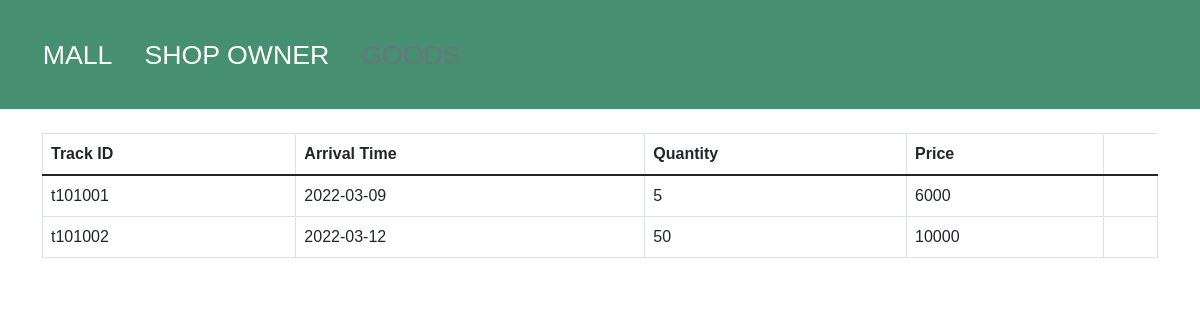
Page /goodsview.php (signed in) on the committed database.
### tables this page shows
CREATE TABLE `goods` (
  `track_id` varchar(20) NOT NULL,
  `sid` varchar(20) NOT NULL,
  `arr_time` varchar(20) NOT NULL,
  `quantity` varchar(20) NOT NULL,
  `price` varchar(20) NOT NULL
);

### goodsview.php (the view, shortened to what this page needs)
<?php
$host = "localhost";
$user = "root";
$password ="";
$database = "mall";
try{
    $connect = mysqli_connect($host, $user, $password, $database);
} catch (mysqli_sql_exception $ex) {
    echo 'Error';
}
?>
<!DOCTYPE html>
<html lang="en">
<head>
    <link href='https://cdn.jsdelivr.net/npm/bootstrap@5.1.3/dist/css/bootstrap.min.css' rel='stylesheet'>
    <link href="goodsview_style.css" rel="stylesheet">
</head>
<body>
<nav class="nav">
    <a class="nav-link" aria-current="page" href="index.php">MALL</a>
    <a class="nav-link" href="shopowner.php">SHOP OWNER</a>
    <a class="nav-link disabled">GOODS</a>
  </nav>
  <br>
    <div class="container">
  <tbody>
<?php
$sid = $_SESSION['sid'];
$sql="Select * from goods where sid='$sid' " ;
if($result = mysqli_query($connect, $sql)){
    if(mysqli_num_rows($result) > 0){
        echo '<table class="table table-bordered table-hover">';
            echo "<thead>";
                echo "<tr>";
                    echo "<th>Track ID</th>";
                    echo "<th>Arrival Time</th>";
                    echo "<th>Quantity</th>";
                    echo "<th>Price</th>";
                echo "</tr>";
            echo "</thead>";
            echo "<tbody>";
            while($row = mysqli_fetch_array($result)){
                echo "<tr>";
                    echo "<td>" . $row['track_id'] . "</td>";
                    echo "<td>" . $row['arr_time'] . "</td>";
                    echo "<td>" . $row['quantity'] . "</td>";
                    echo "<td>" . $row['price'] . "</td>";
                    echo "<td>";
                echo "</tr>";
            }
            echo "</tbody>";
        echo "</table>";
    } else{
        echo '<div class="alert alert-danger"><em>No records were found.</em></div>';
    }
} else{
    echo "Oops! Something went wrong. Please try again later.";
}
?>
  </tbody>
</div>
</body>
</html>

### goodsview_style.css (style rules this page uses)
* { box-sizing: border-box; margin: 0; padding: 0; font-family: 'Kumbh Sans', sans-serif; scroll-behavior: smooth; }
.nav { background-color: rgb(71, 143, 113); padding: 3ch; }
.nav-link { font-size: 3ch; color: white; }

### rows in the picture
goods: track_id "t101001", arr_time "2022-03-09", quantity "5", price "6000"
goods: track_id "t101002", arr_time "2022-03-12", quantity "50", price "10000"
